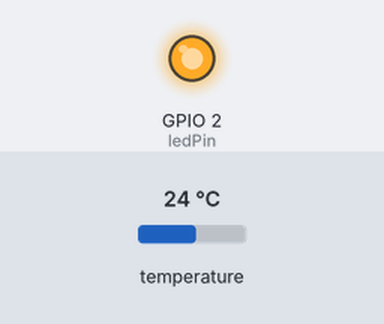
Recording of a sketch running on a simulated ESP8266 (NodeMCU). On the bench: output pins drawn as LEDs (lit = HIGH). The test bench sets the inputs (shaded band); at power-on: temperature 24 °C. WiFi joins after 1.5 s; servers stay silent unless stated; uploads are accepted with an empty reply; what the sketch prints to the serial monitor is not drawn.

Above: at 0.1 s.
At 1.6 s:
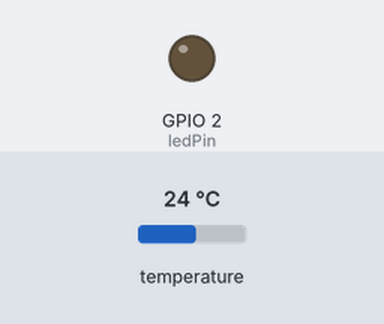
Timing chart, 0 to 3.1 s (numbered marks = the images above):
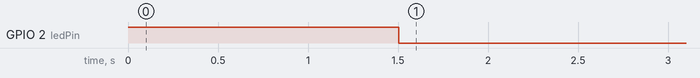

The sketch:

monaqua-waterproof.ino
```cpp
#include <ESP8266WiFi.h>
#include <ESP8266TrueRandom.h>
#include <OneWire.h>
#include <DallasTemperature.h>

// GPIO where the DS18B20 is connected to
const int oneWireBus = 4;

// Setup a oneWire instance to communicate with any OneWire devices
OneWire oneWire(oneWireBus);

// Pass our oneWire reference to Dallas Temperature sensor
DallasTemperature sensors(&oneWire);

//light to switch on after wifi connect
int ledPin = LED_BUILTIN;

//host to send information to
const char* host = "192.168.0.109";
const int hostPort = 9001;

//wifi to connect to
const char* ssid="Beerkuil";
const char* password = "LetMeInPlease";

WiFiClient client;

void setup() {
  // basic setup
  pinMode(ledPin,OUTPUT);
  digitalWrite(ledPin,HIGH);

  Serial.begin(115200);
  Serial.println();
  Serial.print("Wifi connecting to ");
  Serial.println( ssid );

  // connect to wifi
  WiFi.begin(ssid,password);

  Serial.println();
  Serial.print("Connecting");

  while( WiFi.status() != WL_CONNECTED ){
      delay(500);
      Serial.print(".");
  }


  digitalWrite( ledPin , LOW);
  Serial.println();

  Serial.println("Wifi Connected Success!");
  Serial.print("NodeMCU IP Address : ");
  Serial.println(WiFi.localIP() );

  sensors.begin();
}

void loop() {
  // put your main code here, to run repeatedly:
  sensors.requestTemperatures();
  float temperatureC = sensors.getTempCByIndex(0);
  sendTemperatureToServer(temperatureC);

  delay(5000);

}

void sendTemperatureToServer(float temperature) {

  String json = "{\"temperature\":\"" + String(temperature) + "\"}";

  if(client.connect(host,hostPort)){

    client.println("POST / HTTP/1.1");
    client.println("Host: host");
    client.println("Connection: keep-alive");
    client.println("Cache-Control: no-cache");
    client.println("Content-Type: application/json");
    client.print("Content-Length: ");
    client.println(json.length());
    client.println();
    client.println(json);

    delay(10);
    // Read all the lines of the response and print them to Serial
    Serial.println("Response: ");
    while(client.available()){
      String line = client.readStringUntil('\r');
      Serial.print(line);
    }
  }
}
```
